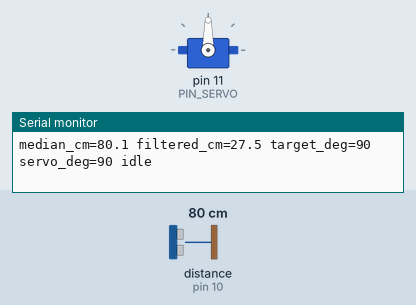
A sketch run on a simulated Arduino Uno, built with avr-gcc and run on an emulated ATmega328P. Parts: servo, the last lines printed to the serial monitor. Wiring (from diagram.json): ultrasonic range finder: trigger pin 9; echo pin 10. The test bench sets the inputs (shaded band); at power-on: distance to the obstacle (sensor on pin 10) 80 cm. The echo pulse lasts 58.3 µs per cm.

Above: at 1.2 s.
1.3 s: distance to the obstacle (sensor on pin 10) set to 2 cm
At 3.7 s:
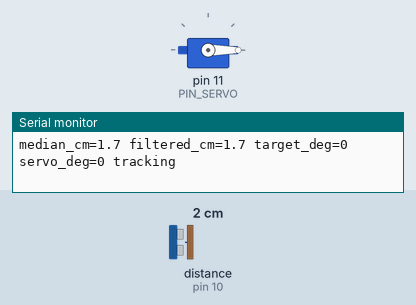
4.3 s: distance to the obstacle (sensor on pin 10) set to 35 cm
At 7.0 s:
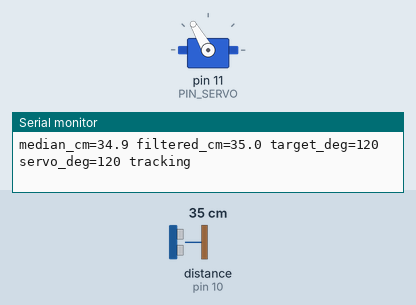
7.3 s: distance to the obstacle (sensor on pin 10) set to 60 cm
At 8.8 s:
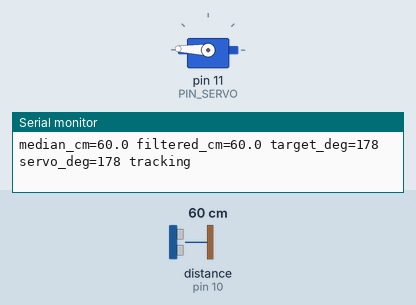
10.3 s: distance to the obstacle (sensor on pin 10) set to 9 cm
At 10.63 s:
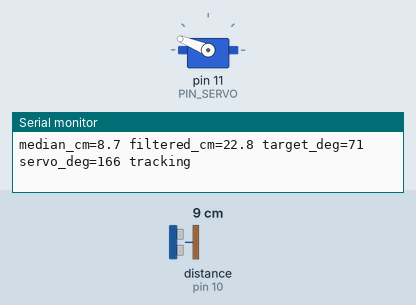
13.3 s: distance to the obstacle (sensor on pin 10) set to 60 cm
At 13.45 s:
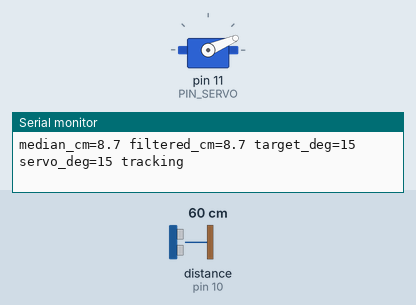
Timing chart, 0 to 17.3 s (numbered marks = the images above; inputs shaded):
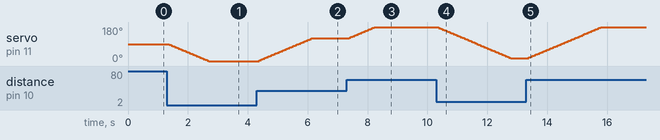

Measured:
- after the input at 1.3 s, servo on pin 11 (PIN_SERVO): moves from 90° to 0° over 1.3 s, starting after 0.08 s
- after the input at 4.3 s, servo on pin 11 (PIN_SERVO): moves from 0° to 120° over 1.7 s, starting after 0.08 s
- after the input at 7.3 s, servo on pin 11 (PIN_SERVO): moves from 120° to 178° over 0.84 s, starting after 0.09 s
- after the input at 10.3 s, servo on pin 11 (PIN_SERVO): moves from 178° to 15° over 2.4 s, starting after 0.08 s
- after the input at 13.3 s, servo on pin 11 (PIN_SERVO): moves from 15° to 180° over 2.5 s, starting after 0.09 s

The sketch:

servo-follow.ino
```cpp
// (licence header left out)
#include <Servo.h>

// ---------------------------------------------------------------- pins
const uint8_t PIN_TRIG  = 9;
const uint8_t PIN_ECHO  = 10;
const uint8_t PIN_SERVO = 11;

// ---------------------------------------------------------------- tuning
const float    NEAR_CM        = 5.0;     // -> ANGLE_NEAR
const float    FAR_CM         = 50.0;    // -> ANGLE_FAR
const float    MAX_RANGE_CM   = 400.0;   // "no echo" value
const int      ANGLE_NEAR     = 0;
const int      ANGLE_FAR      = 180;
const int      ANGLE_HOME     = 90;
const float    EMA_ALPHA      = 0.35;    // 0..1, higher = faster but noisier
const int      DEADBAND_DEG   = 2;
const int      MAX_STEP_DEG   = 4;       // per update (every MEASURE_MS)
const unsigned long ECHO_TIMEOUT_US = 25000UL;
const unsigned long MEASURE_MS      = 60;
const unsigned long LOST_MS         = 1500;
const unsigned long PRINT_MS        = 250;

Servo arm;

float samples[3] = {MAX_RANGE_CM, MAX_RANGE_CM, MAX_RANGE_CM};
uint8_t sampleIdx = 0;
float filteredCm = (NEAR_CM + FAR_CM) / 2;
float rawMedianCm = MAX_RANGE_CM;
int   targetDeg  = ANGLE_HOME;
int   servoDeg   = ANGLE_HOME;
bool  tracking   = false;

unsigned long lastMeasure = 0;
unsigned long lastSeen    = 0;
unsigned long lastPrint   = 0;

float readDistanceCm() {
  digitalWrite(PIN_TRIG, LOW);
  delayMicroseconds(2);
  digitalWrite(PIN_TRIG, HIGH);
  delayMicroseconds(10);
  digitalWrite(PIN_TRIG, LOW);

  unsigned long us = pulseIn(PIN_ECHO, HIGH, ECHO_TIMEOUT_US);
  if (us == 0) return MAX_RANGE_CM;
  float cm = us / 58.0;
  return (cm > MAX_RANGE_CM) ? MAX_RANGE_CM : cm;
}

float median3(float a, float b, float c) {
  if (a > b) { float t = a; a = b; b = t; }
  if (b > c) { float t = b; b = c; c = t; }
  if (a > b) { float t = a; a = b; b = t; }
  return b;
}

int angleFor(float cm) {
  if (cm < NEAR_CM) cm = NEAR_CM;
  if (cm > FAR_CM)  cm = FAR_CM;
  float k = (cm - NEAR_CM) / (FAR_CM - NEAR_CM);         // 0..1
  return (int)(ANGLE_NEAR + k * (ANGLE_FAR - ANGLE_NEAR) + 0.5);
}

void updateControl(unsigned long now) {
  samples[sampleIdx] = readDistanceCm();
  sampleIdx = (sampleIdx + 1) % 3;
  rawMedianCm = median3(samples[0], samples[1], samples[2]);

  // Only readings inside a sensible window count as "object seen".
  bool valid = rawMedianCm < FAR_CM * 1.5;
  if (valid) {
    filteredCm = tracking ? filteredCm + EMA_ALPHA * (rawMedianCm - filteredCm)
                          : rawMedianCm;               // first sight: no lag
    tracking = true;
    lastSeen = now;
    int wanted = angleFor(filteredCm);
    if (abs(wanted - targetDeg) > DEADBAND_DEG) targetDeg = wanted;
  } else if (now - lastSeen > LOST_MS) {
    tracking = false;
    targetDeg = ANGLE_HOME;                           // object gone: go home
  }

  // Slew limit: move at most MAX_STEP_DEG toward the target per update.
  int step = constrain(targetDeg - servoDeg, -MAX_STEP_DEG, MAX_STEP_DEG);
  if (step != 0) {
    servoDeg += step;
    arm.write(servoDeg);
  }
}

void setup() {
  pinMode(PIN_TRIG, OUTPUT);
  pinMode(PIN_ECHO, INPUT);
  digitalWrite(PIN_TRIG, LOW);
  arm.attach(PIN_SERVO);
  arm.write(servoDeg);
  Serial.begin(9600);
  Serial.println(F("servo-follow ready"));
}

void loop() {
  unsigned long now = millis();

  if (now - lastMeasure >= MEASURE_MS) {
    lastMeasure = now;
    updateControl(now);
  }

  if (now - lastPrint >= PRINT_MS) {
    lastPrint = now;
    Serial.print(F("median_cm="));
    if (rawMedianCm >= MAX_RANGE_CM) Serial.print(F("none"));
    else Serial.print(rawMedianCm, 1);
    Serial.print(F(" filtered_cm="));
    Serial.print(filteredCm, 1);
    Serial.print(F(" target_deg="));
    Serial.print(targetDeg);
    Serial.print(F(" servo_deg="));
    Serial.print(servoDeg);
    Serial.println(tracking ? F(" tracking") : F(" idle"));
  }
}
```
